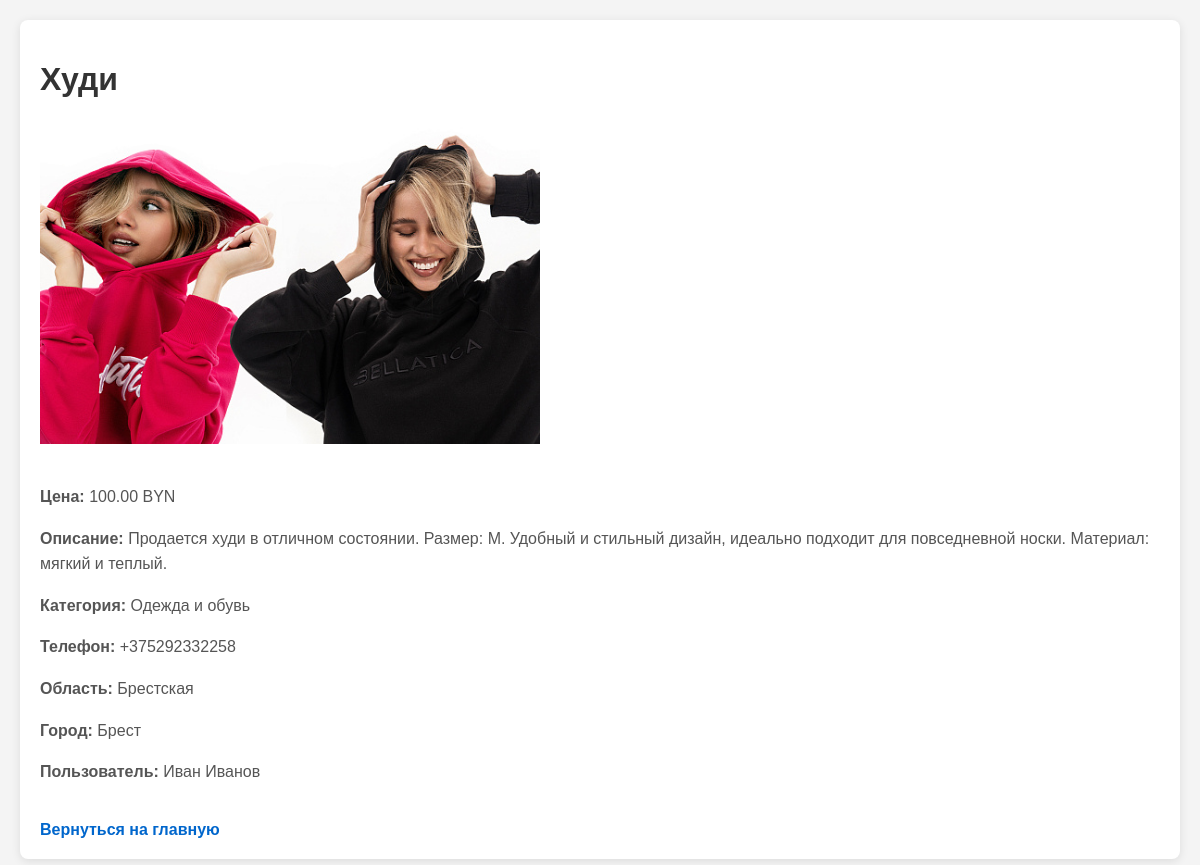
/ad/29/, run on the app's committed database.
### main/models.py (models this page shows, shortened)
class Ad(models.Model):
    user = models.ForeignKey(settings.AUTH_USER_MODEL, on_delete=models.CASCADE, related_name='ads')
    category = models.ForeignKey(Category, on_delete=models.CASCADE, related_name='ads')
    title = models.CharField(max_length=200)  # Название объявления
    description = models.TextField()  # Описание объявления
    phone_number = models.CharField(max_length=15)  # Номер телефона
    image = models.ImageField(upload_to='ads_images/', null=True, blank=True)  # Картинка объявления
    region = models.CharField(max_length=100)  # Область (например, "Минская область")
    city = models.CharField(max_length=100)  # Город (например, "Минск")
    price = models.DecimalField(max_digits=10, decimal_places=2, default=0.00)  # Цена в BYN
    created_at = models.DateTimeField(auto_now_add=True)  # Дата создания объявления
    updated_at = models.DateTimeField(auto_now=True)  # Дата последнего обновления объявления
    class Meta:
        verbose_name = "Объявление"
        verbose_name_plural = "Объявления"
        ordering = ['-created_at']  # Сортировка по дате создания

class Category(models.Model):
    name = models.CharField(max_length=100)
    def __str__(self):
        return self.name

class CustomUser(AbstractBaseUser, PermissionsMixin):
    email = models.EmailField(unique=True)
    first_name = models.CharField(max_length=30, blank=True)  # Имя
    last_name = models.CharField(max_length=30, blank=True)   # Фамилия
    is_active = models.BooleanField(default=True)
    is_staff = models.BooleanField(default=False)
    is_client = models.BooleanField(default=False)
    is_moderator = models.BooleanField(default=False)
    objects = CustomUserManager()
    USERNAME_FIELD = 'email'
    REQUIRED_FIELDS = ['first_name', 'last_name']  # Добавим обязательные поля

### main/views.py (the view)
# urls.py: path('ad/<int:id>/', views.ad_detail, name='ad_detail'),
def ad_detail(request, id):
    ad = get_object_or_404(Ad, id=id)
    return render(request, 'main/ad_detail.html', {'ad': ad})

### main/templates/main/ad_detail.html (shortened to what this page needs)
<!DOCTYPE html>
<html lang="ru">
<head>
</head>
<body>
<div class="ad-container">
    <h1>{{ ad.title }}</h1>
    <div>
        {% if ad.image %}
            <img src="{{ ad.image.url }}" alt="{{ ad.title }}">
        {% else %}
            <p>Изображение отсутствует</p>
        {% endif %}
    </div>
    <p><strong>Цена:</strong> {{ ad.price }} BYN</p>
    <p><strong>Описание:</strong> {{ ad.description }}</p>
    <p><strong><span class="field-label">Категория:</span></strong> {{ ad.category }}</p>
    <p><strong><span class="field-label">Телефон:</span></strong> {{ ad.phone_number }}</p>
    <p><strong><span class="field-label">Область:</span></strong> {{ ad.region }}</p>
    <p><strong><span class="field-label">Город:</span></strong> {{ ad.city }}</p>
    <p><strong><span class="field-label">Пользователь:</span></strong> {{ ad.user.first_name }} {{ ad.user.last_name }}</p>
    <a class="back-link" href="{% url 'home' %}">Вернуться на главную</a>
</div>
</body>
</html>

### main/templates/main/ad_detail.html (style rules this page uses)
body { font-family: Arial, sans-serif; margin: 0; padding: 20px; background-color: #f4f4f4; }
h1 { color: #333; }
.ad-container { background-color: white; padding: 20px; border-radius: 8px; box-shadow: 0 2px 10px rgba(0, 0, 0, 0.1); }
.ad-container img { max-width: 500px; max-height: 400px; object-fit: cover; margin-bottom: 20px; }
.ad-container p { color: #555; line-height: 1.6; }
.back-link { display: inline-block; margin-top: 20px; text-decoration: none; color: #0066cc; font-weight: bold; }

### data on the page
Ad: title "Худи", image (picture), price "100.00", description "Продается худи в отличном состоянии. Размер: M. Удобный и стильный дизайн, идеально подходит для повседневной носки. Материал: мягкий и теплый.", category "Одежда и обувь", phone_number "+375292332258", region "Брестская", city "Брест", user.first_name "Иван", user.last_name "Иванов"
